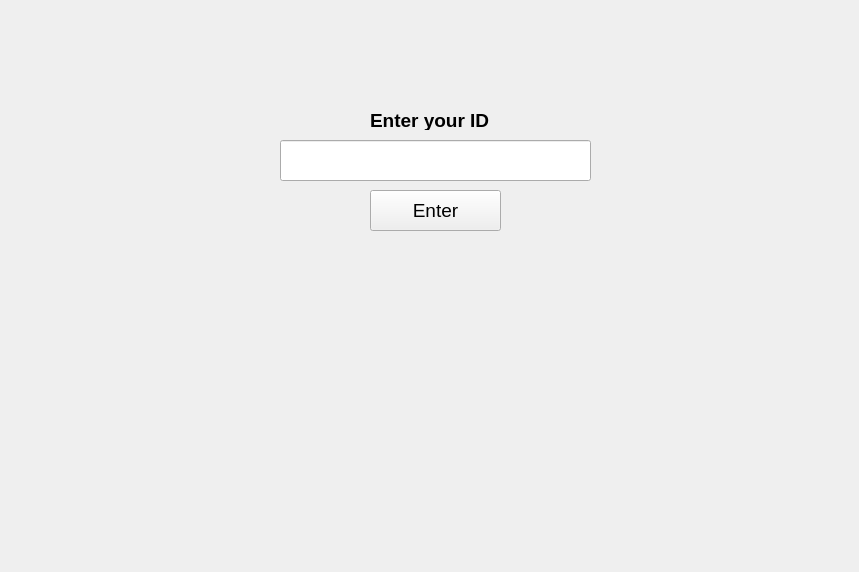
<?xml version="1.0" encoding="UTF-8"?>
<ui version="4.0">
 <class>IdForm</class>
 <widget class="QWidget" name="IdForm">
  <property name="geometry">
   <rect>
    <x>0</x>
    <y>0</y>
    <width>859</width>
    <height>572</height>
   </rect>
  </property>
  <property name="sizePolicy">
   <sizepolicy hsizetype="Fixed" vsizetype="Fixed">
    <horstretch>0</horstretch>
    <verstretch>0</verstretch>
   </sizepolicy>
  </property>
  <property name="minimumSize">
   <size>
    <width>859</width>
    <height>572</height>
   </size>
  </property>
  <property name="maximumSize">
   <size>
    <width>859</width>
    <height>572</height>
   </size>
  </property>
  <property name="windowTitle">
   <string>VisionBank ATM</string>
  </property>
  <property name="windowIcon">
   <iconset>
    <normaloff>python.png</normaloff>python.png</iconset>
  </property>
  <property name="windowOpacity">
   <double>1.000000000000000</double>
  </property>
  <property name="autoFillBackground">
   <bool>false</bool>
  </property>
  <widget class="QLineEdit" name="idText">
   <property name="geometry">
    <rect>
     <x>280</x>
     <y>140</y>
     <width>311</width>
     <height>41</height>
    </rect>
   </property>
   <property name="minimumSize">
    <size>
     <width>311</width>
     <height>41</height>
    </size>
   </property>
   <property name="font">
    <font>
     <pointsize>14</pointsize>
    </font>
   </property>
   <property name="maxLength">
    <number>16</number>
   </property>
  </widget>
  <widget class="QLabel" name="label">
   <property name="geometry">
    <rect>
     <x>370</x>
     <y>110</y>
     <width>141</width>
     <height>20</height>
    </rect>
   </property>
   <property name="font">
    <font>
     <pointsize>14</pointsize>
     <weight>75</weight>
     <bold>true</bold>
    </font>
   </property>
   <property name="text">
    <string>Enter your ID</string>
   </property>
  </widget>
  <widget class="QPushButton" name="EnterBtn">
   <property name="geometry">
    <rect>
     <x>370</x>
     <y>190</y>
     <width>131</width>
     <height>41</height>
    </rect>
   </property>
   <property name="font">
    <font>
     <pointsize>14</pointsize>
    </font>
   </property>
   <property name="text">
    <string>Enter</string>
   </property>
   <property name="flat">
    <bool>false</bool>
   </property>
  </widget>
 </widget>
 <resources>
  <include location="../../AppData/Local/Microsoft/Windows/INetCache/IE/3HDUSOZK/url[1]"/>
 </resources>
 <connections/>
</ui>
